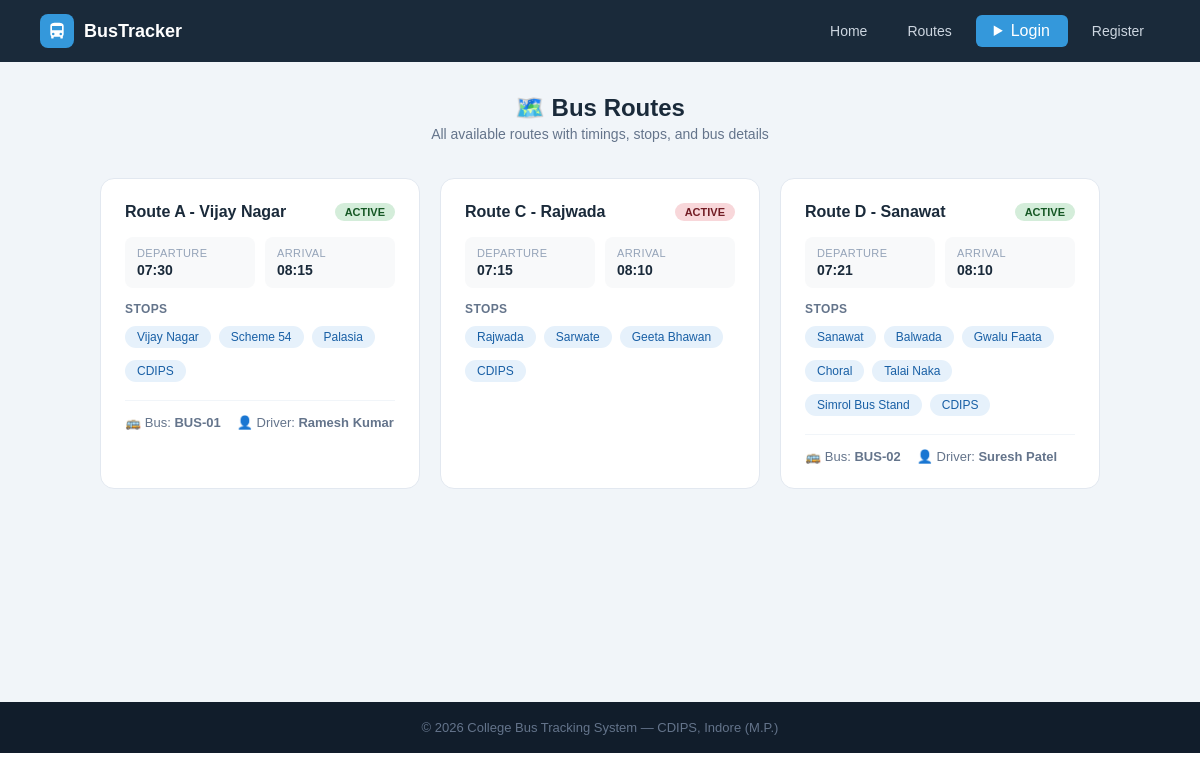
Before: /routes-info with the older database file.
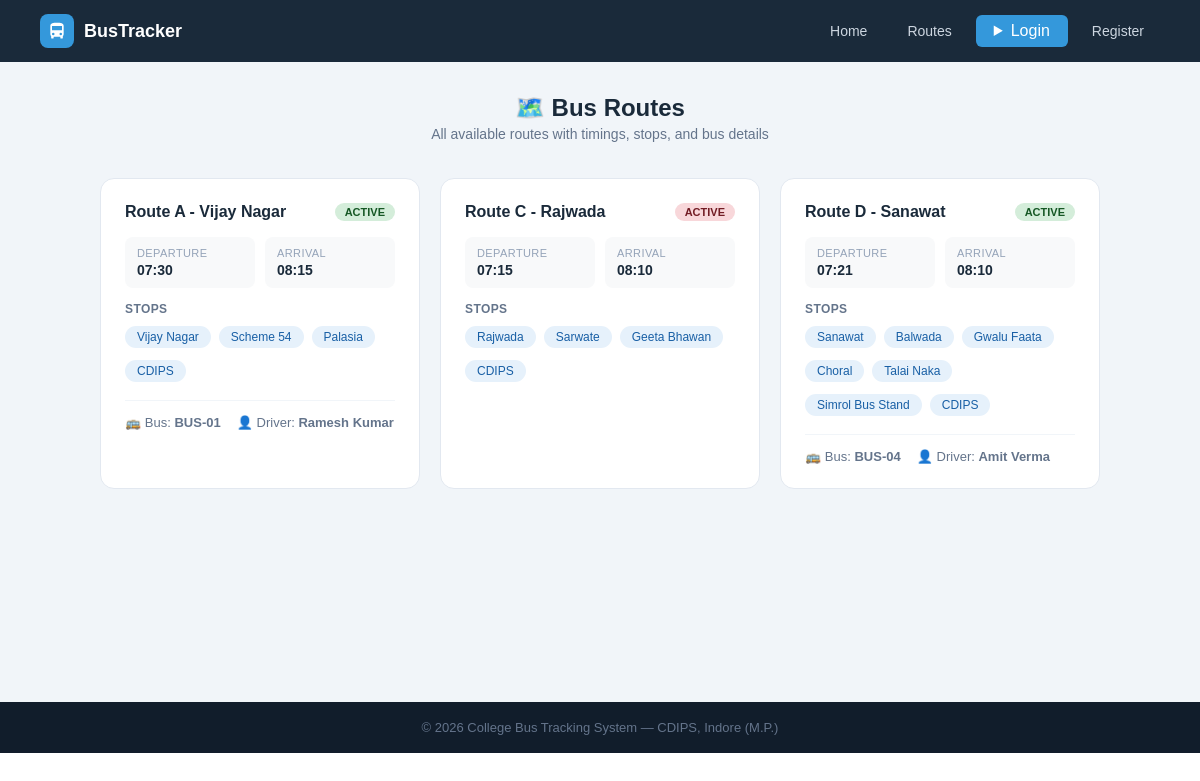
After: the same page with the newer database file.
### tables this page shows
CREATE TABLE routes (
        id INTEGER PRIMARY KEY AUTOINCREMENT,
        route_name TEXT NOT NULL, bus_id INTEGER,
        start_point TEXT, end_point TEXT,
        departure_time TEXT, arrival_time TEXT, stops TEXT, original_bus_id INTEGER,
        FOREIGN KEY(bus_id) REFERENCES buses(id));

CREATE TABLE buses (
        id INTEGER PRIMARY KEY AUTOINCREMENT,
        bus_number TEXT UNIQUE NOT NULL, driver_name TEXT NOT NULL,
        driver_phone TEXT, capacity INTEGER DEFAULT 40,
        status TEXT DEFAULT 'active',
        current_lat REAL DEFAULT 22.7196, current_lng REAL DEFAULT 75.8577);

### app.py (the view)
@app.route('/routes-info')
def routes_page():
    db = get_db()
    routes = db.execute('''SELECT r.*,b.bus_number,b.driver_name,b.status
                           FROM routes r LEFT JOIN buses b ON r.bus_id=b.id''').fetchall()
    db.close(); return render_template('routes.html', routes=routes)

### app.py (called while the page is built, shortened)
def get_db():
    conn = sqlite3.connect(DB)
    conn.row_factory = sqlite3.Row
    return conn

@app.context_processor
def inject_notifications():
    return dict(notifications=[], unread_count=0)

### templates/routes.html (shortened to what this page needs)
{% extends "base.html" %}
{% block content %}
<div class="page">
    <div class="page-header" style="text-align:center;margin-bottom:36px">
        <h1>🗺️ Bus Routes</h1>
        <p>All available routes with timings, stops, and bus details</p>
    </div>
    <div class="routes-grid">
    {% for r in routes %}
    <div class="route-card">
        <div class="route-header">
            <div class="route-name">{{ r.route_name }}</div>
            <span class="badge {{ 'badge-green' if r.status == 'active' else 'badge-red' }}">
                {{ r.status.upper() if r.status else 'ACTIVE' }}
            </span>
        </div>
        <div class="route-info">
            <div class="ri-item"><div class="key">Departure</div><div class="val">{{ r.departure_time }}</div></div>
            <div class="ri-item"><div class="key">Arrival</div><div class="val">{{ r.arrival_time }}</div></div>
        </div>
        <div class="stops-label">Stops</div>
        <div class="stops-flow">
            {% set stop_list = r.stops.replace('-', '→').replace(',', '→').split('→') %}
            {% for stop in stop_list %}
            <span class="stop-chip">{{ stop.strip() }}</span>
            {% endfor %}
        </div>
        {% if r.bus_number %}
        <div class="bus-info">
            <span>🚌 Bus: <b>{{ r.bus_number }}</b></span>
            <span>👤 Driver: <b>{{ r.driver_name }}</b></span>
        </div>
        {% endif %}
    </div>
    {% else %}
    <div style="text-align:center;color:#94a3b8;padding:40px;grid-column:1/-1">No routes available.</div>
    {% endfor %}
    </div>
</div>
{% endblock %}

Changed rows visible on the page:
changed routes "Route D - Sanawat": bus_number "BUS-02" → "BUS-04"; driver_name "Suresh Patel" → "Amit Verma"
